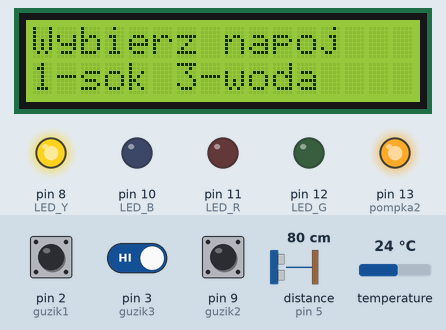
Recording of a sketch running on a simulated Arduino Uno, built with avr-gcc and run on an emulated ATmega328P. On the bench: 16×2 character LCD, output pins drawn as LEDs (lit = HIGH). Wiring (inferred from the names in the program): ultrasonic range finder: trigger pin 4; echo pin 5. The test bench sets the inputs (shaded band); at power-on: pin 2 (guzik1) HIGH, pin 9 (guzik2) HIGH, pin 3 (guzik3) HIGH, distance to the obstacle (sensor on pin 5) 80 cm, temperature 24 °C. The echo pulse lasts 58.3 µs per cm; pins used as bus, display or sensor lines are not drawn; what the sketch prints to the serial monitor is not drawn.

Above: at 1.2 s.
1.3 s: pin 2 (guzik1) pulled LOW for 0.5 s
At 2.3 s:
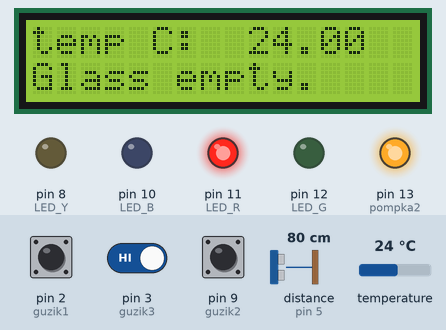
4.0 s: pin 9 (guzik2) pulled LOW for 0.5 s
At 4.6 s:
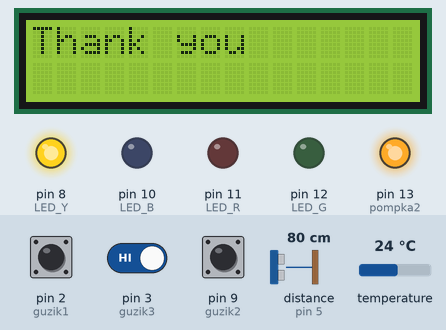
6.4 s: pin 9 (guzik2) pulled LOW for 3.2 s
11.2 s: pin 2 (guzik1) pulled LOW for 1 s
At 13.4 s:
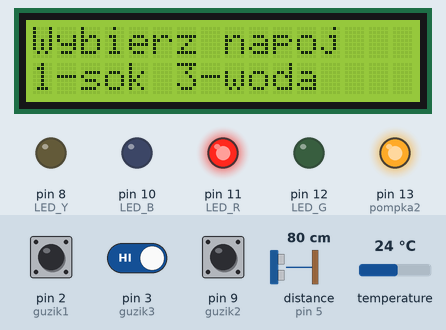
14.4 s: pin 3 (guzik3) driven LOW and pin 9 (guzik2) driven LOW
At 15.2 s:
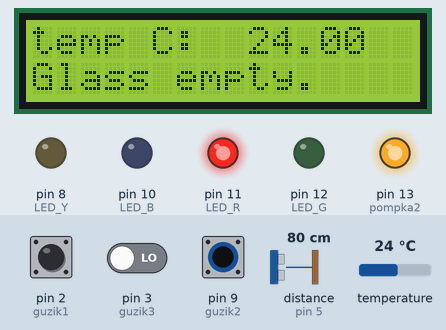
18.1 s: distance to the obstacle (sensor on pin 5) set to 2 cm
At 20.3 s:
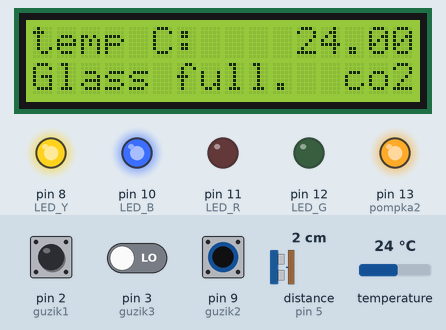
Timing chart, 0 to 21.8 s (numbered marks = the images above; inputs shaded):
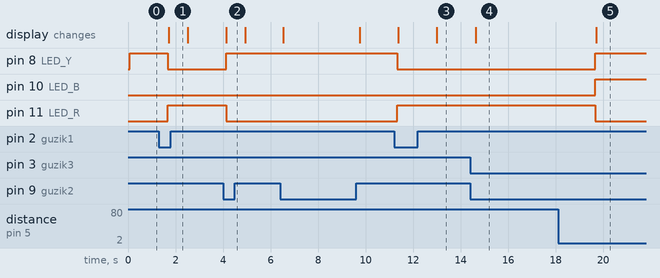

Measured:
- after the input at 1.3 s, pin 8 (LED_Y): HIGH → LOW after 0.37 s; pin 11 (LED_R): LOW → HIGH after 0.37 s; the display: changes after 0.42 s (image 1)
- after the input at 4.0 s, pin 8 (LED_Y): LOW → HIGH after 0.13 s; pin 11 (LED_R): HIGH → LOW after 0.13 s; the display: changes after 0.13 s (image 2)
- after the input at 11.2 s, pin 8 (LED_Y): HIGH → LOW after 0.13 s; pin 11 (LED_R): LOW → HIGH after 0.13 s; the display: first changes after 0.17 s (image 3 shows a later state)
- after the input at 14.4 s, the display: changes after 0.24 s (image 4)
- after the input at 18.1 s, pin 8 (LED_Y), pin 10 (LED_B): LOW → HIGH after 1.6 s; pin 11 (LED_R): HIGH → LOW after 1.6 s; the display: changes after 1.6 s (image 5)

The sketch:

Projekt1DozownikNapojow.ino
```cpp
  #include <LiquidCrystal_I2C.h>
#include <DallasTemperature.h>
#include <OneWire.h>

LiquidCrystal_I2C lcd(0x27,16,2);
#define Temp 6
#define trigPIN 4
#define echoPIN 5
#define LED_B 10
#define LED_G 12
#define LED_R 11
#define LED_Y 8
#define guzik1 2
#define guzik2 9
#define pompka2 13
#define guzik3 3

unsigned long aktualnyCzas = 0;
unsigned long zapamietanyCzas = 0;
unsigned long roznicaCzas = 0;

OneWire oneWire(Temp);
DallasTemperature sensors(&oneWire);
void setup() {
  lcd.init();
  lcd.backlight();
//  lcd.setCursor(0,1);
//  lcd.print("");


  Serial.begin(9600);
  pinMode(trigPIN, OUTPUT);
  pinMode(echoPIN, INPUT);
  pinMode(LED_B, OUTPUT);
  pinMode(LED_R, OUTPUT);
  pinMode(LED_G, OUTPUT);
  pinMode(LED_Y, OUTPUT);
  pinMode(pompka2 , OUTPUT);
  pinMode(guzik1, INPUT_PULLUP);
  pinMode(guzik2, INPUT_PULLUP);
  pinMode(guzik3,INPUT_PULLUP);
digitalWrite(LED_Y,HIGH);
digitalWrite(pompka2,HIGH);
}
int dystans;
int czas;
bool czyGuzikWcisniety = false;
float temperature;

void loop() {
  startMenuDisplay();
  pomiarOdleglosci();
  pomiarTemp();
  /*
lcd.setCursor(0,0);
 lcd.print("Please,push");
 lcd.setCursor(1,1);
 lcd.print("button");
 */
 /*
lcd.setCursor(0,0);
lcd.print("temp C:");
lcd.print(sensors.getTempCByIndex(0));
lcd.setCursor(1,1);
lcd.print("dystans[cm]:");
lcd.print(dystans);
*/
  /*
     aktualnyCzas = millis();
    roznicaCzas = aktualnyCzas - zapamietanyCzas;

    //Jeśli różnica wynosi ponad sekundę
    if (roznicaCzas >= 1000UL) {
      //Zapamietaj aktualny czas
      zapamietanyCzas = aktualnyCzas;
      //Wyslij do PC
      Serial.println(aktualnyCzas);
    }
  */

  if (digitalRead(guzik1) == LOW)
  {
 //   wypisz();
    Serial.println("guzik1  wcisniety");
    obslugazbiornika1(dystans,temperature);
  }
  if (digitalRead(guzik2) == LOW)
  {
    resetowanieUkladu();
  }
  if (digitalRead(guzik3) == LOW)
  {
     Serial.println("guzik2  wcisniety");
    obslugaZbiornika2(dystans, temperature);
  }

}


float pomiarTemp()
{
  sensors.requestTemperatures();
 temperature = sensors.getTempCByIndex(0);
 return temperature;
}

int pomiarOdleglosci()
{
  digitalWrite(trigPIN, LOW);
  delayMicroseconds(2);
  digitalWrite(trigPIN, HIGH);
  delayMicroseconds(10);
  digitalWrite(trigPIN, LOW);
  czas = pulseIn(echoPIN, HIGH);
  dystans = czas / 58;
  Serial.println(dystans);
  Serial.print("cm");

  return dystans;
}


void obslugazbiornika1(int dystans,float temperature)
{
  if (dystans > 0 && dystans < 8)
  {
    digitalWrite(LED_B, HIGH);
    digitalWrite(LED_G, LOW);
    digitalWrite(LED_R, LOW);
    digitalWrite(LED_Y, HIGH);
     digitalWrite(pompka2,HIGH);

    lcd.setCursor(0,0);
    lcd.print("temp C:    co1");
    lcd.print(sensors.getTempCByIndex(0));
    lcd.setCursor(0,1);
    lcd.print("Glass full.  co1  ");
  }
  if (dystans >= 11  && dystans <= 13)
  {
    digitalWrite(LED_B, LOW);
    digitalWrite(LED_G, HIGH);
    digitalWrite(LED_R, LOW);
    digitalWrite(LED_Y,LOW);
    digitalWrite(pompka2,LOW);
    lcd.setCursor(0,0);
    lcd.print("temp C:  ");
    lcd.print(sensors.getTempCByIndex(0));
    lcd.setCursor(0,1);
    lcd.print("Glass half full. co1");
  }
  if (dystans > 13 )
  {
    digitalWrite(LED_B, LOW);
    digitalWrite(LED_G, LOW);
    digitalWrite(LED_R, HIGH);
    digitalWrite(LED_Y, LOW);
    digitalWrite(pompka2,HIGH);
    lcd.setCursor(0,0);
    lcd.print("temp C:  ");
    lcd.print(sensors.getTempCByIndex(0));
    lcd.setCursor(0,1);
    lcd.print("Glass empty.    ");
  }
}


void resetowanieUkladu()
{
  lcd.setCursor(0,0);
  lcd.print("Thank you        ");
  lcd.setCursor(0,1);
  lcd.print("                 ");
  digitalWrite(guzik1, HIGH);
  digitalWrite(LED_B, LOW);
  digitalWrite(LED_G, LOW);
  digitalWrite(LED_R, LOW);
  digitalWrite(LED_Y, HIGH);
  digitalWrite(pompka2,HIGH);
}

/*
  int pomiarCzasu()
  {
  aktualnyCzas=millis();
  if(aktualnyCzas-zapamietanyCzas>1000UL)
  {
    zapamietanyCzas=aktualnyCzas;
    return aktualnyCzas;
  }
  }
*/


void startMenuDisplay()
  {
    if(digitalRead(guzik1)==HIGH && digitalRead(guzik3)==HIGH && digitalRead(guzik2)==HIGH)
    {
   lcd.setCursor(0,0);
   lcd.print("Wybierz napoj     ");
   lcd.setCursor(0,1);
   lcd.print("1-sok 3-woda       ");
    }
  }
 void obslugaZbiornika2(int dystans,float temperature)
 {
   if (dystans > 0 && dystans < 10)
  {
    digitalWrite(LED_B, HIGH);
    digitalWrite(LED_G, LOW);
    digitalWrite(LED_R, LOW);
    digitalWrite(LED_Y,HIGH);
    lcd.setCursor(0,0);
    lcd.print("temp C:    ");
    lcd.print(sensors.getTempCByIndex(0));
    lcd.setCursor(0,1);
    lcd.print("Glass full.  co2     ");
  }
  if (dystans >= 10 && dystans <= 13)
  {
    digitalWrite(LED_B, LOW);
    digitalWrite(LED_G, HIGH);
    digitalWrite(LED_R, LOW);
    digitalWrite(LED_Y, LOW);
    lcd.setCursor(0,0);
    lcd.print("temp C:  ");
    lcd.print(sensors.getTempCByIndex(0));
    lcd.setCursor(0,1);
    lcd.print("Glass half full. ");
  }
  if (dystans > 13 )
  {
    digitalWrite(LED_B, LOW);
    digitalWrite(LED_G, LOW);
    digitalWrite(LED_R, HIGH);
    digitalWrite(LED_Y,LOW);
    lcd.setCursor(0,0);
    lcd.print("temp C:  ");
    lcd.print(sensors.getTempCByIndex(0));
    lcd.setCursor(0,1);
    lcd.print("Glass empty.    ");
  }

  }
```
